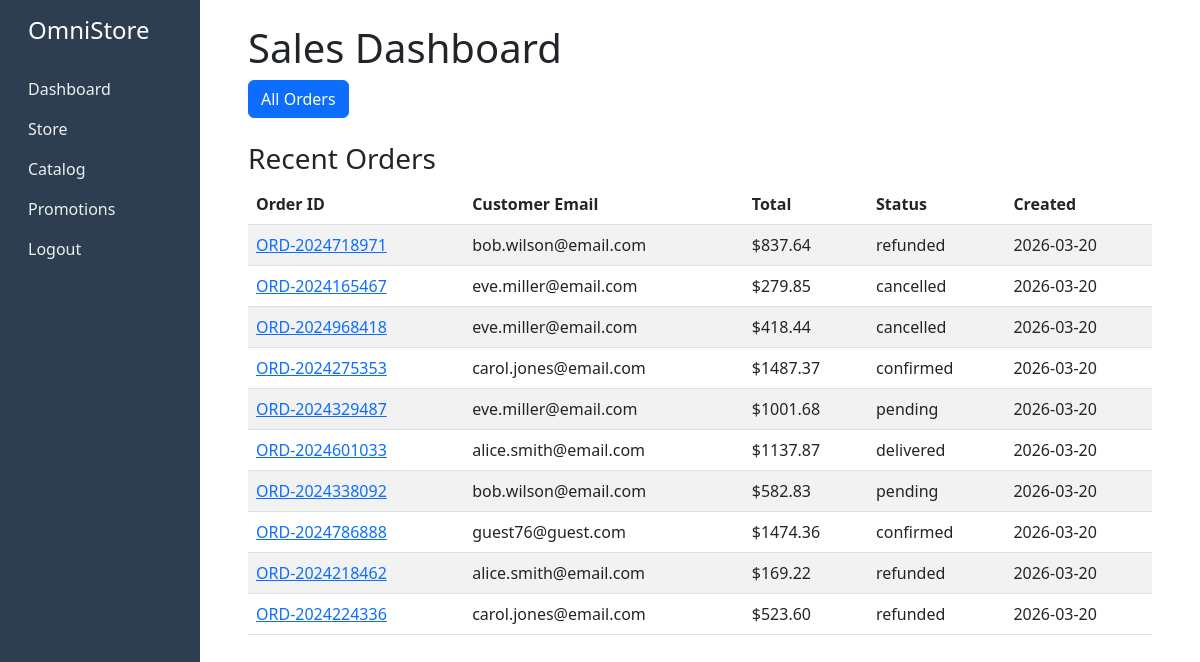
Screenshot of /sales/dashboard/ (signed in) with the database file from the repository.
### sales/models.py (models this page shows, shortened)
class Order(models.Model):
    class Status(models.TextChoices):
        PENDING = 'pending', 'Pending'
        CONFIRMED = 'confirmed', 'Confirmed'
        PAID = 'paid', 'Paid'
        SHIPPED = 'shipped', 'Shipped'
        DELIVERED = 'delivered', 'Delivered'
        CANCELLED = 'cancelled', 'Cancelled'
        REFUNDED = 'refunded', 'Refunded'
    order_id = models.CharField(max_length=50, unique=True)
    customer = models.ForeignKey(
        settings.AUTH_USER_MODEL,
        on_delete=models.SET_NULL,
        null=True,
        blank=True,
        related_name='orders'
    )
    customer_email = models.EmailField()
    total_price = models.DecimalField(max_digits=10, decimal_places=2)
    status = models.CharField(max_length=20, choices=Status, default=Status.PENDING)
    shipping_address = models.TextField(blank=True)
    notes = models.TextField(blank=True)
    created_at = models.DateTimeField(auto_now_add=True)
    updated_at = models.DateTimeField(auto_now=True)

### sales/views.py (the view)
# urls.py: path('dashboard/', views.dashboard, name='dashboard'),
@login_required
def dashboard(request):
    recent_orders = Order.objects.all()[:10]
    context = {'recent_orders': recent_orders}
    return render(request, 'sales/dashboard.html', context)

### identity/models.py (called while the page is built)
    @property
    def is_admin(self):
        return self.role == self.Role.ADMIN

    @property
    def is_manager(self):
        return self.role == self.Role.MANAGER

    @property
    def is_staff_member(self):
        return self.role == self.Role.STAFF

### templates/sales/dashboard.html (shortened to what this page needs)
{% extends 'base.html' %}
{% block content %}
<div class="p-4">
    <h1>Sales Dashboard</h1>
    <a href="{% url 'sales:order_list' %}" class="btn btn-primary">All Orders</a>
    <h3 class="mt-4">Recent Orders</h3>
    <table class="table table-striped">
        <thead>
            <tr>
                <th>Order ID</th>
                <th>Customer Email</th>
                <th>Total</th>
                <th>Status</th>
                <th>Created</th>
            </tr>
        </thead>
        <tbody>
            {% for order in recent_orders %}
            <tr>
                <td><a href="{% url 'sales:order_detail' order.pk %}">{{ order.order_id }}</a></td>
                <td>{{ order.customer_email }}</td>
                <td>${{ order.total_price }}</td>
                <td>{{ order.status }}</td>
                <td>{{ order.created_at|date:"Y-m-d" }}</td>
            </tr>
            {% empty %}
            <tr><td colspan="5">No orders yet.</td></tr>
            {% endfor %}
        </tbody>
    </table>
</div>
{% endblock %}

### rows the page displays
Order: order_id "ORD-2024718971", customer_email "bob.wilson@email.com", total_price "837.64", status "refunded", created_at "2026-03-20"
Order: order_id "ORD-2024165467", customer_email "eve.miller@email.com", total_price "279.85", status "cancelled", created_at "2026-03-20"
Order: order_id "ORD-2024968418", customer_email "eve.miller@email.com", total_price "418.44", status "cancelled", created_at "2026-03-20"
Order: order_id "ORD-2024275353", customer_email "carol.jones@email.com", total_price "1487.37", status "confirmed", created_at "2026-03-20"
Order: order_id "ORD-2024329487", customer_email "eve.miller@email.com", total_price "1001.68", status "pending", created_at "2026-03-20"
Order: order_id "ORD-2024601033", customer_email "alice.smith@email.com", total_price "1137.87", status "delivered", created_at "2026-03-20"
Order: order_id "ORD-2024338092", customer_email "bob.wilson@email.com", total_price "582.83", status "pending", created_at "2026-03-20"
Order: order_id "ORD-2024786888", customer_email "guest76@guest.com", total_price "1474.36", status "confirmed", created_at "2026-03-20"
Order: order_id "ORD-2024218462", customer_email "alice.smith@email.com", total_price "169.22", status "refunded", created_at "2026-03-20"
Order: order_id "ORD-2024224336", customer_email "carol.jones@email.com", total_price "523.60", status "refunded", created_at "2026-03-20"
